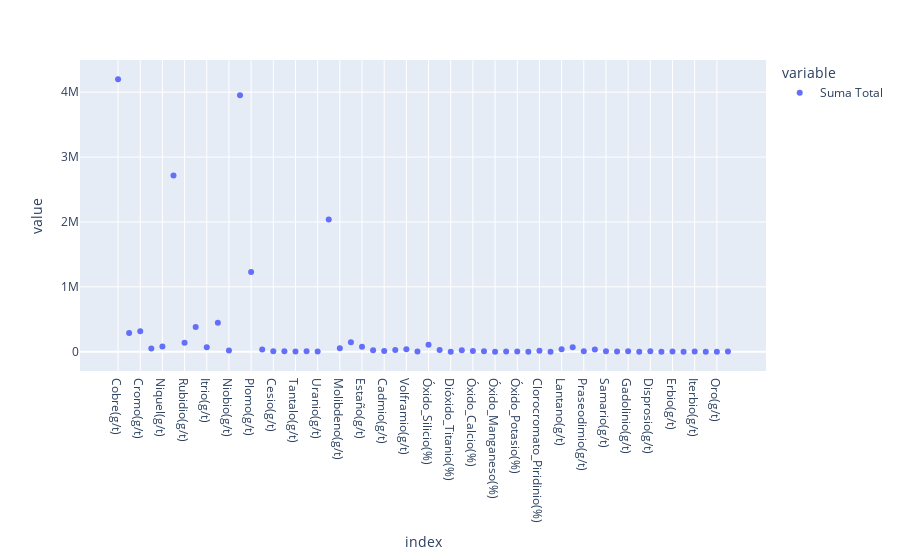

This figure's notebook cell:
### Code cell
fig = px.scatter(dfsum)
fig.show()

### Figure 1 — Plotly figure (JSON) as saved in the notebook; plotly's stock layout.template omitted (floating-point values rounded to 4 significant figures)
{"data": [{"hovertemplate": "variable=Suma Total<br>index=%{x}<br>value=%{y}<extra></extra>", "legendgroup": "Suma Total", "marker": {"color": "#636efa", "symbol": "circle"}, "mode": "markers", "name": "Suma Total", "orientation": "v", "showlegend": true, "type": "scatter", "x": ["Cobre(g/t)", "Vanadio(g/t)", "Cromo(g/t)", "Cobalto(g/t)", "Niquel(g/t)", "Zing(g/t)", "Rubidio(g/t)", "Estroncio(g/t)", "Itrio(g/t)", "Circonio(g/t)", "Niobio(g/t)", "Bario(g/t)", "Plomo(g/t)", "Escandio(g/t)", "Cesio(g/t)", "Hafnio(g/t)", "Tantalo(g/t)", "Torio(g/t)", "Uranio(g/t)", "Arsénico(g/t)", "Molibdeno(g/t)", "Antimonio(g/t)", "Estaño(g/t)", "Plata(g/t)", "Cadmio(g/t)", "Bismuto(g/t)", "Volframio(g/t)", "Azúfre Total(%)", "Óxido_Silicio(%)", "Óxido_Aluminio(%)", "Dióxido_Titanio(%)", "Óxido_Hierro(%)", "Óxido_Calcio(%)", "Óxido_Magnesio(%)", "Óxido_Manganeso(%)", "Óxido_Sodio(%)", "Óxido_Potasio(%)", "Fósforo(%)", "Clorocromato_Piridinio(%)", "Óxido_Azúfre(%)", "Lantano(g/t)", "Cerio(g/t)", "Praseodimio(g/t)", "Neodimio(g/t)", "Samario(g/t)", "Europio(g/t)", "Gadolinio(g/t)", "Terbio(g/t)", "Disprosio(g/t)", "Holmio(g/t)", "Erbio(g/t)", "Tulio(g/t)", "Iterbio(g/t)", "Lutecio(g/t)", "Oro(g/t)", "Mercurio(g/t)"], "xaxis": "x", "y": [4198317, 287994, 315374, 50681, 78945, 2715771, 136271, 381347, 69091, 445295, 19224, 3952871, 1229732, 35612, 8151.0, 7527.0, 4098.0, 8217.0, 3736.0, 2039000.0, 52930.0, 145100.0, 75990.0, 23760.0, 9613.0, 27960.0, 36130.0, 1253.0, 108200.0, 26560.0, 1051.0, 23130.0, 11810.0, 6030.0, 566.8, 4322.0, 4668.0, 499.1, 13630.0, 565.0, 39270.0, 67000.0, 8397.0, 33750.0, 7047.0, 2052.0, 6622.0, 914.7, 5241.0, 1046.0, 3036.0, 431.2, 2781.0, 415.0, 51.35, 3014.0], "yaxis": "y"}], "layout": {"legend": {"title": {"text": "variable"}, "tracegroupgap": 0}, "margin": {"t": 60}, "xaxis": {"anchor": "y", "domain": [0, 1], "title": {"text": "index"}}, "yaxis": {"anchor": "x", "domain": [0, 1], "title": {"text": "value"}}}}
